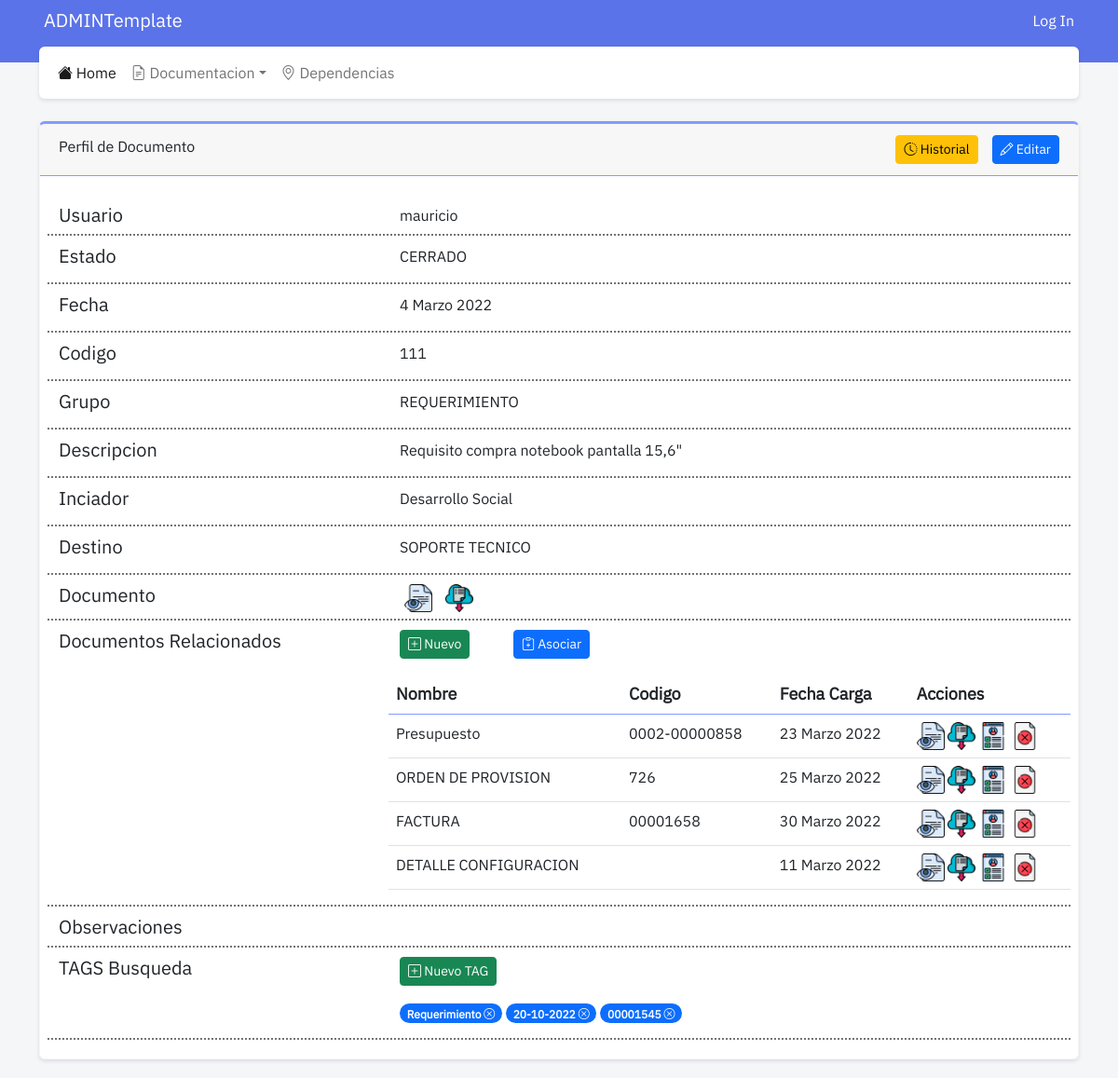
The app's page /show/3 with its own data.
### documentacion/models.py (models this page shows, shortened)
class Documento(models.Model):
    usuario = models.ForeignKey(User, on_delete=models.RESTRICT, related_name="usuario_documento")
    estado = models.ForeignKey(Estado, on_delete=models.RESTRICT, related_name="estado_documento")
    fecha = models.DateField("Fecha", auto_now=False, auto_now_add=False)
    codigo = models.CharField("Codigo", max_length= 50, blank=True)
    grupo = models.ForeignKey(Grupo, on_delete=models.RESTRICT, related_name="grupo_documento")
    descripcion = models.TextField("Descripcion", blank=True)
    iniciador = models.ForeignKey(Dependencia, on_delete=models.RESTRICT, related_name="iniciador_documento")
    destino = models.ForeignKey(Dependencia, on_delete=models.RESTRICT, related_name="destino_documento")
    observaciones = models.TextField("Observaciones", blank=True)
    tags = models.TextField("TAGS", blank=True)
    documento = models.FileField('Documento', upload_to ="documentos/", null=False, blank=False, validators=[FileExtensionValidator(['pdf', 'jpg', 'png', 'doc', 'docx', 'xlsx'])])

class Estado(models.Model):
    estado = models.CharField("Estado", max_length=50)
    def __str__(self):
        return self.estado

class Grupo(models.Model):
    grupo = models.CharField("Grupo", max_length = 80)
    def __str__(self):
        return self.grupo

class DocumentoRelacion(models.Model):
    documento = models.ForeignKey(Documento, on_delete=models.RESTRICT, related_name="documento_relacion")
    padre = models.ForeignKey(Documento, on_delete=models.RESTRICT, related_name="padre_relacion")

### dependencias/models.py (models this page shows)
class Dependencia(models.Model):
    nombre = models.CharField("nombre", max_length = 100)
    direccion = models.CharField("Direccion", max_length=100, blank=True)
    telefono = models.CharField("Telefono", max_length=50, blank=True)
    interno = models.IntegerField("Interno", blank=True)
    email = models.EmailField("Email", max_length=254, blank=True)
    encargado = models.CharField("Encargado", max_length=50, blank=True)
    observaciones = models.TextField("Observaciones", blank=True)
    tipo = models.ForeignKey(TipoDependencia, related_name="tipo_dependencia", on_delete=models.RESTRICT)
    def __str__(self):
        return self.nombre

### documentacion/views.py (the view)
# urls.py: path('show/<int:id>', views.show, name="dependencias_show"),
def show(request, id=id):
    documento = get_object_or_404(Documento, pk=id)
    relacionados = DocumentoRelacion.objects.filter(padre = documento)
    padres = DocumentoRelacion.objects.filter(documento = documento)
    context = {
        'documento': documento,
        'relacionados': relacionados,
        'padres': padres
    }
    return render(request, 'documentacion_show.html', context)

### documentacion/templates/documentacion_show.html (shortened to what this page needs)
{% extends 'base.html' %}
{% load static %}
{% block content %}
<div class="card">
    <div class="card-header">
        Perfil de Documento
        <a class="btn btn-sm btn-primary float-end" href="{% url 'documentacion_update' documento.id %}"><i class="bi bi-pencil"></i> Editar</a>
        <a class="btn btn-sm btn-warning float-end" style="margin-right: 15px;" href="#"><i class="bi bi-clock-history"></i> Historial</a>
    </div>
    <div class="card-body">
        <div class="row data-row">
            <div class="col-md-4 col-sm-12">
                <h5 class="align-middle">Usuario</h5>
            </div>
            <div class="col-md-8 col-sm-12">
                {{documento.usuario}}
            </div>
        </div>
        <div class="row data-row">
            <div class="col-4">
                <h5>Estado</h5>
            </div>
            <div class="col">
                <p>{{documento.estado}}</p>
            </div>
        </div>
        <div class="row data-row">
            <div class="col-4">
                <h5>Fecha</h5>
            </div>
            <div class="col">
                <p>{{documento.fecha}}</p>
            </div>
        </div>
        <div class="row data-row">
            <div class="col-4">
                <h5>Codigo</h5>
            </div>
            <div class="col">
                <p>{{documento.codigo}}</p>
            </div>
        </div>
        <div class="row data-row">
            <div class="col-4">
                <h5>Grupo</h5>
            </div>
            <div class="col">
                <p>{{documento.grupo}}</p>
            </div>
        </div>
        <div class="row data-row">
            <div class="col-4">
                <h5>Descripcion</h5>
            </div>
            <div class="col">
                <p>{{documento.descripcion}}</p>
            </div>
        </div>
        <div class="row data-row">
            <div class="col-4">
                <h5>Inciador</h5>
            </div>
            <div class="col">
                <p>{{documento.iniciador}}</p>
            </div>
        </div>
        <div class="row data-row">
            <div class="col-4">
                <h5>Destino</h5>
            </div>
            <div class="col">
                <p>{{documento.destino}}</p>
            </div>
        </div>
        <div class="row data-row" style="padding-bottom: 5px;">
            <div class="col-4">
                <h5>Documento</h5>
            </div>
            <div class="col">
                <a style="margin: 5px;" href="{{documento.documento.url}}" target="_blank" rel="noopener noreferrer"><img src="{% static 'assets/iconos/ver.png' %}" width="30" height="30" ></a>
                <a style="margin: 5px;" href="{{documento.documento.url}}" rel="noopener noreferrer" download><img src="{% static 'assets/iconos/download.png' %}" width="30" height="30" ></a>
            </div>
        </div>
        <div class="row data-row">
            <div class="col-4">
                <h5>Documentos Relacionados</h5>
            </div>
            <div class="col">
                <div class="row mb-3">
                    <div class="col-2">
                        <a class="btn btn-sm btn-success" href="{% url 'documentacion_create_relacion' documento.id %}"><i class="bi bi-plus-square"></i> Nuevo</a>
                    </div>
                    <div class="col-2">
                        <a class="btn btn-sm btn-primary" href="#"><i class="bi bi-clipboard-plus"></i> Asociar</a>
                    </div>
                </div>
                <div class="row">
                    {% if relacionados %}
                    <table class="table">
                        <thead>
                            <tr>
                                <th>Nombre</th>
                                <th>Codigo</th>
                                <th>Fecha Carga</th>
                                <th>Acciones</th>
                            </tr>
                        </thead>
                        <tbody>
                            {% for relacion in relacionados %}
                            <tr>
                                <td>{{relacion.documento.grupo}}</td>
                                <td>{{relacion.documento.codigo}}</td>
                                <td>{{relacion.documento.fecha}}</td>
                                <td>
                                    <a href="{{relacion.documento.documento.url}}" target="_blank"><img width="30" height="30" src="{% static 'assets/iconos/ver.png' %}" ></a>
                                    <a href="{{relacion.documento.documento.url}}" download><img width="30" height="30" src="{% static 'assets/iconos/download.png' %}" ></a>
                                    <a href="{% url 'documentacion_show' relacion.documento.id %}"><img src="{% static 'assets/iconos/show.png' %}" width="30" height="30"></a>
                                    <a href="#"><img width="30" height="30" src="{% static 'assets/iconos/desvincular.png' %}" ></a>
                                </td>
                            </tr>
                            {% endfor %}
                        </tbody>
                    </table>
                    {% else %}
                    <p>No existen documentos relacionados</p>
                    {% endif %}
                </div>
            </div>
        </div>
        <div class="row data-row">
            <div class="col-4">
                <h5>Observaciones</h5>
            </div>
            <div class="col">
            </div>
        </div>
        <div class="row data-row">
            <div class="col-4">
                <h5>TAGS Busqueda</h5>
            </div>
            <div class="col">
                <div class="row mb-3">
                    <div class="col-3">
                        <a class="btn btn-sm btn-success" href="#"><i class="bi bi-plus-square"></i> Nuevo TAG</a>
                    </div>
                </div>
                <div class="row">
                    <p><span class="badge rounded-pill bg-primary">Requerimiento <a href="#"><i class="bi bi-x-circle" style="color: white;"></i></a></span> <span class="badge rounded-pill bg-primary">20-10-2022 <a href="#"><i class="bi bi-x-circle" style="color: white;"></i></a></span> <span class="badge rounded-pill bg-primary">00001545 <a href="#"><i class="bi bi-x-circle" style="color: white;"></i></a></span></p>
                </div>
            </div>
        </div>
    </div>
</div>
{% endblock content %}

### static/css/style.css (style rules this page uses)
:root { --radio: 0.375rem; --table-hover-bg-color: #cfe2ff; --table-hover-color: #084298; --color-tematico-principal: #859aff; }
html * { font-family: ibm-regular !important; }
body { background-color: #f5f6f8; }
.card { margin-bottom: 1.25rem; -webkit-box-shadow: 0 2px 4px rgba(15,34,58,.12); box-shadow: 0 2px 4px rgba(15,34,58,.12); --bs-card-spacer-y: 1.25rem; --bs-card-spacer-x: 1.25rem; --bs-card-title-spacer-y: 0.5rem; --bs-card-border-width: 1px; --bs-card-border-color: #f6f6f6; --bs-card-border-radius: 0.25rem; --bs-card-inner-border-radius: 0.25rem; --bs-card-cap-padding-y: 0.75rem; --bs-card-cap-padding-x: 1.25rem; --bs-card-cap-bg: rgba(0, 0, 0, 0.03); --bs-card-bg: #fff; --bs-card-img-overlay-padding: 1rem; --bs-card-group-margin: 0.625rem; position: relative; flex-direction: column; min-width: 0; height: var(--bs-card-height); word-wrap: break-word; background-color: var(--bs-card-bg); background-clip: border-box; border: var(--bs-card-border-width) solid var(--bs-card-border-color); border-radius: var(--radio); margin-bottom: 1.25rem; border-top: 3px solid var(--color-tematico-principal); }
.card-header { border-bottom: 1px solid var(--color-tematico-principal); }
.card-body { -webkit-box-flex: 1; -ms-flex: 1 1 auto; flex: 1 1 auto; padding: var(--bs-card-spacer-y) var(--bs-card-spacer-x); color: var(--bs-card-color); }
th { border-bottom: 2px solid #859aff; font-size: 18px; }
.data-row { border-bottom: 2px dotted #737373; margin-top: 10px; }

### records on screen
Documento: usuario "mauricio", estado "CERRADO", fecha "4 Marzo 2022", codigo "111", grupo "REQUERIMIENTO", descripcion "Requisito compra notebook pantalla 15,6\"", iniciador "Desarrollo Social", destino "SOPORTE TECNICO"
DocumentoRelacion: documento.grupo "Presupuesto", documento.codigo "0002-00000858", documento.fecha "23 Marzo 2022"
DocumentoRelacion: documento.grupo "ORDEN DE PROVISION", documento.codigo "726", documento.fecha "25 Marzo 2022"
DocumentoRelacion: documento.grupo "FACTURA", documento.codigo "00001658", documento.fecha "30 Marzo 2022"
DocumentoRelacion: documento.grupo "DETALLE CONFIGURACION", documento.fecha "11 Marzo 2022"
